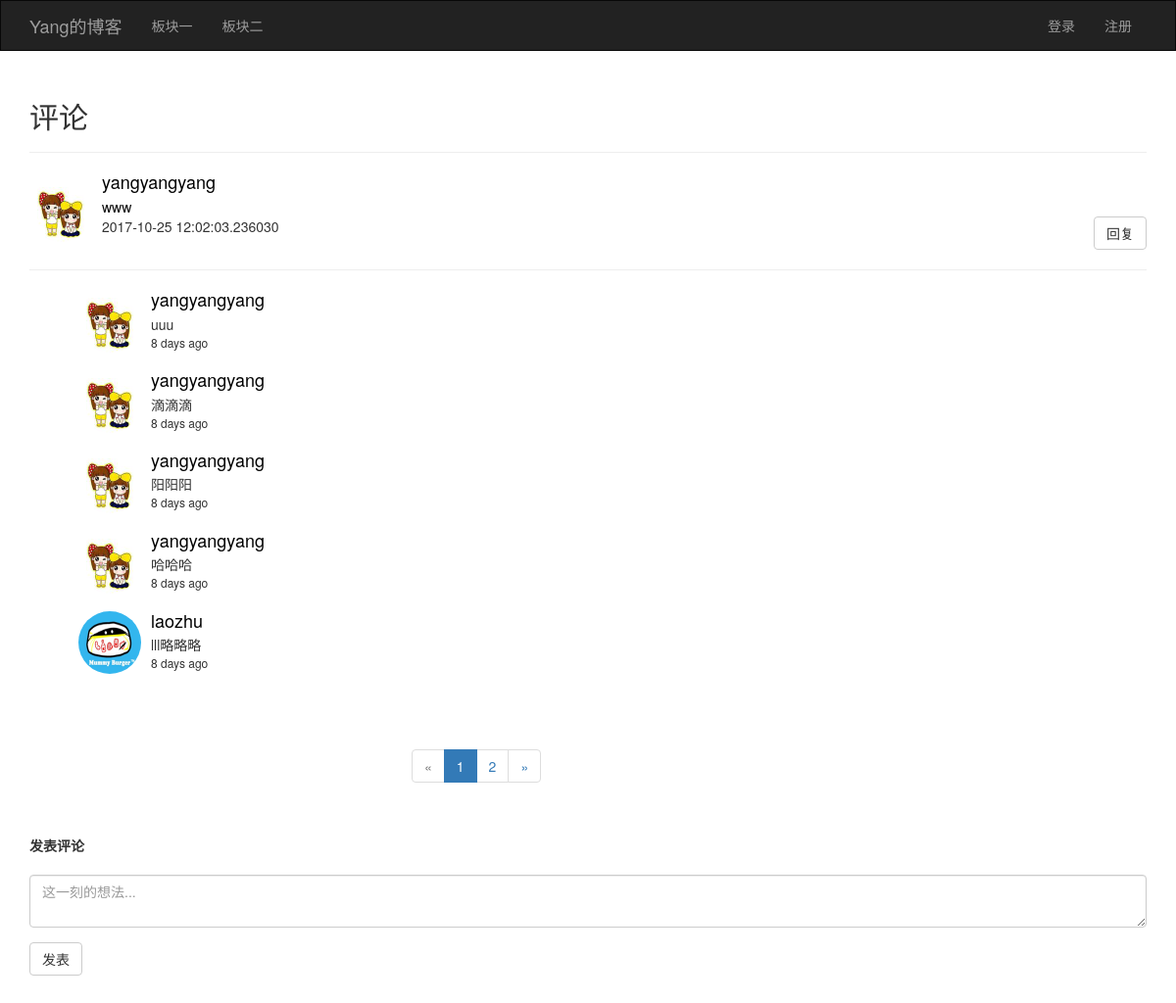
Screenshot of /comment/22/ with the database file from the repository.
### app/models/posts.py (models this page shows)
class Posts(db.Model):
    __tablename__ = 'posts'
    id = db.Column(db.Integer, primary_key=True)
    rid = db.Column(db.Integer, index=True, default=0)
    content = db.Column(db.Text)
    timestamp = db.Column(db.DateTime, default=datetime.utcnow)
    uid = db.Column(db.Integer, db.ForeignKey('users.id'))

### app/models/user.py (models this page shows, shortened)
class User(UserMixin, db.Model):
    __tablename__ = 'users'
    id = db.Column(db.Integer, primary_key=True)
    username = db.Column(db.String(32), unique=True)
    password_hash = db.Column(db.String(128))
    email = db.Column(db.String(64))
    confirmed = db.Column(db.Boolean, default=False)
    photo_url = db.Column(db.String(128), default='default.jpg')
    posts = db.relationship('Posts', backref='user', lazy='dynamic')
    @property
    def password(self):
        raise AttributeError('密码是不可读的属性')

### app/views/main.py (the view, shortened to what this page needs)
@main.route('/comment/<pid>/', methods=['GET', 'POST'])
def comment(pid):
    oldposts = Posts.query.filter_by(id=pid).all()
    commentform = PostsForm()
    page = request.args.get('page', 1, type=int)
    pagination = Posts.query.filter_by(rid=pid).order_by(Posts.timestamp.desc()).paginate(page=page, per_page=5, error_out=False)
    commentpost = pagination.items
    return render_template('main/comment.html',posts=oldposts, form=commentform,
                           commentpost=commentpost, pid=pid, pagination=pagination)

### app/forms/posts.py (shortened to what this page needs)
class PostsForm(FlaskForm):
    content = TextAreaField('', render_kw={'placeholder': '这一刻的想法...'},
                            validators=[DataRequired()])
    submit = SubmitField('发表')

### app/templates/main/comment.html (shortened to what this page needs)
{% extends 'common/base.html' %}
{% from 'common/macro.html' import pagination_show, post_show %}
{% block page_content %}
    <h2 style="margin-top: 30px;">评论</h2>
    {{ post_show(posts) }}
    <div style="margin-left: 50px;">
        <ul class="media-list">
            {% for comment in commentpost %}
            <li class="media" style="margin: 10px auto;">
                <div class="media-left">
                    <a href="#">
                        <img class="media-object img-circle" src="{{ url_for('static', filename='upload/' + comment.user.photo_url) }}"
                             style="width: 64px;height: 64px" alt="...">
                    </a>
                </div>
                <div class="media-body">
                    <h4 class="media-heading"><a href="{{ url_for('main.usermessage', username=comment.user.username) }}">{{ comment.user.username }}</a></h4>
                    {{ comment.content }}<br/>
                    <p style="font-size: 12px">{{ moment(comment.timestamp).fromNow() }}</p>
                </div>
            </li>
            {% endfor %}
        </ul>
    </div>
    {% if commentpost %}
    <div class="row" style="margin-top: 50px;">
        <div class="col-md-4"></div>
        <div class="col-md-4">
            {{ pagination_show(pagination, 'main.comment','', pid) }}
        </div>
        <div class="col-md-4"></div>
    </div>
    {% endif %}
    <div style="margin-top: 30px;"><b>发表评论</b></div>
    {{ wtf.quick_form(form) }}
    <div style="width: 100px; height: 100px;"></div>
{% endblock %}

### app/templates/common/macro.html (shortened to what this page needs)
{% macro pagination_show(pagination, endpoint, value, value1) %}
<nav aria-label="Page navigation">
    <ul class="pagination ">
        <li {% if not pagination.has_prev %}class="disabled"{% endif %}>
            <a href="{% if pagination.has_prev %}{{ url_for(endpoint, page=pagination.pre_num, username=value,pid=value1, **kwargs) }}
            {% else %}#{% endif %}" aria-label="Previous">
                <span aria-hidden="true">&laquo;</span>
            </a>
        </li>
        {% for p in pagination.iter_pages() %}
            {% if p %}
            <li {% if pagination.page==p %}class="active"{% endif %}><a href="{{ url_for(endpoint, page=p,username=value,pid=value1, **kwargs) }}">{{ p }}</a></li>
            {% else %}
            <li><a href="#">&hellip;</a></li>
            {% endif %}
        {% endfor %}
        <li {% if not pagination.has_next %}class="disabled" {% endif %}>
            <a href="{% if pagination.has_next %}
                {{ url_for(endpoint, page=pagination.next_num,username=value,pid=value1, **kwargs) }}{% else %}#{% endif %}" aria-label="Next">
                <span aria-hidden="true">&raquo;</span>
            </a>
        </li>
    </ul>
</nav>
{% endmacro %}
{% macro post_show(posts) %}
    {% for post in posts %}
    <hr/>
    <div class="media">
        <div class="media-left media-middle">
            <a href="{{ url_for('main.usermessage', username=post.user.username) }}">
                <img class="media-object img-circle" src="{{ url_for('static', filename='upload/' + post.user.photo_url) }}"
                     style="width: 64px; height: 64px;" alt="...">
            </a>
        </div>
        <div class="media-body">
            <h4 class="media-heading"><a href="{{ url_for('main.usermessage', username=post.user.username) }}">{{ post.user.username }}</a></h4>
            <a href="{{ url_for('main.comment', pid=post.id) }}">{{ post.content }}</a><br/>
            {{ post.timestamp }}
            <div style="float:right;">
                <a class="btn btn-default" href="{{ url_for('main.comment', pid=post.id) }}" role="button">回复</a>
            </div>
        </div>
    </div>
    {% endfor %}
    <hr/>
{% endmacro %}

### app/static/css/common.css (style rules this page uses)
a { color: #000; }

### rows the page displays
Posts: photo_url (picture), user.username "yangyangyang", content "www", timestamp "2017-10-25 12:02:03.236030"
Posts: photo_url (picture), user.username "yangyangyang", content "uuu", timestamp "8 days ago"
Posts: photo_url (picture), user.username "yangyangyang", content "滴滴滴", timestamp "8 days ago"
Posts: photo_url (picture), user.username "yangyangyang", content "阳阳阳", timestamp "8 days ago"
Posts: photo_url (picture), user.username "yangyangyang", content "哈哈哈", timestamp "8 days ago"
Posts: photo_url (picture), user.username "laozhu", content "lll略略略", timestamp "8 days ago"

### other values shown
{{ p }} "1" "2"
